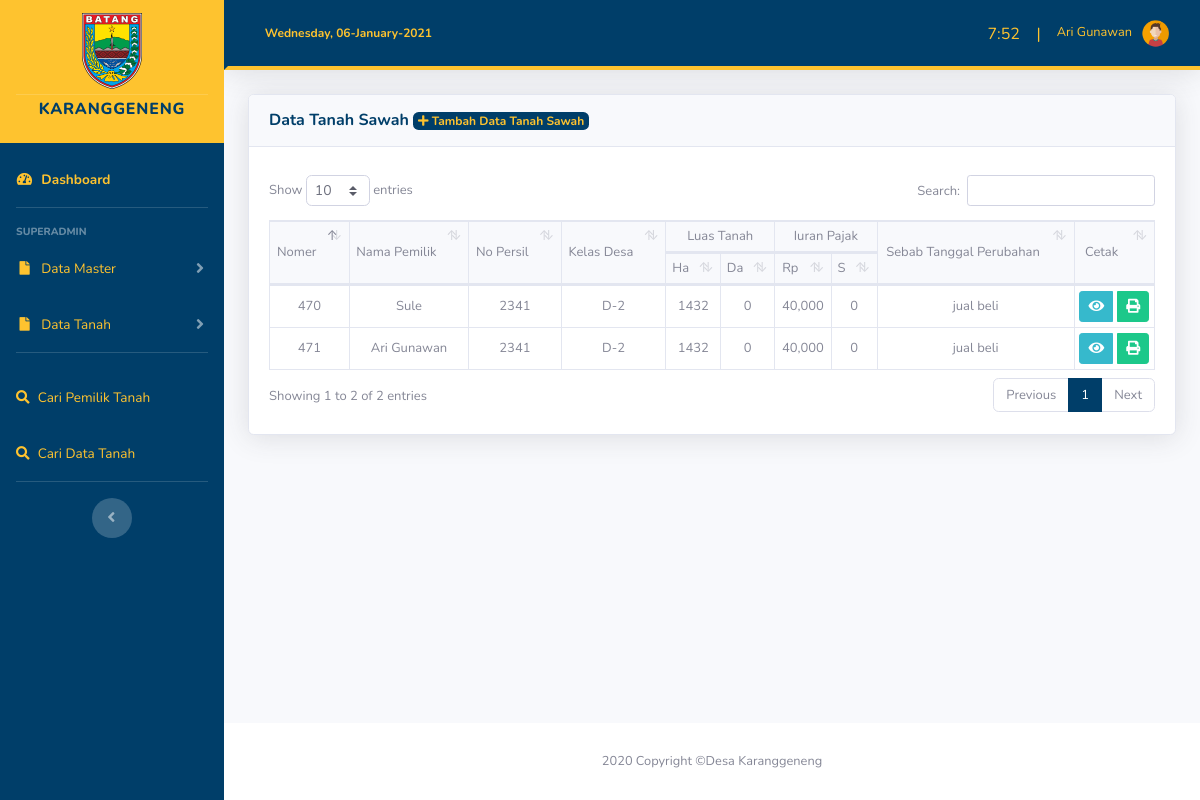
/datatanahsawah.php (signed in), run on the app's committed database.
### tables this page shows
CREATE TABLE `tb_tanah_sawah` (
  `id` int(15) NOT NULL AUTO_INCREMENT,
  `nomer_iuran` int(15) DEFAULT NULL,
  `no_persil` varchar(15) DEFAULT NULL,
  `kelas_desa` varchar(125) DEFAULT NULL,
  `luas_tanah_ha` varchar(125) DEFAULT NULL,
  `luas_tanah_da` varchar(125) DEFAULT NULL,
  `iuran_r` varchar(125) DEFAULT NULL,
  `iuran_s` varchar(125) DEFAULT NULL,
  `sebab_tanggal_perubahan` text DEFAULT NULL,
  PRIMARY KEY (`id`)
);

CREATE TABLE `tb_pemilik_tanah` (
  `id_pemilik_tanah` int(15) NOT NULL AUTO_INCREMENT,
  `nomer_iuran` int(25) NOT NULL,
  `nama_pemilik` varchar(255) NOT NULL,
  `tempat_tinggal` text NOT NULL,
  PRIMARY KEY (`id_pemilik_tanah`)
);

### datatanahsawah.php (the view, shortened to what this page needs)
<!DOCTYPE html>
<html lang="en">
<?php
include 'komponen/header.php';
?>
<body id="page-top">
    <div id="wrapper">
        <?php include 'komponen/sidebar.php' ?>
        <div id="content-wrapper" class="d-flex flex-column">
            <div id="content">
                <?php include 'komponen/topbar.php' ?>
                <div class="container-fluid">
                    <div class="card shadow mb-4">
                        <div class="card-header py-3">
                            <h6 class="m-0 font-weight-bold text-primary">Data Tanah Sawah <a href="" class="badge badge-primary text-warning badge-xs" data-toggle="modal" data-target="#tambahModal"><i class="fa fa-plus"></i> Tambah Data Tanah Sawah</a></h6>
                        </div>
                        <div class=" card-body mt-2">
              <div class="table-responsive" style="font-size:13px">
                <table class="table-sm table-bordered" id="dataTable" width="100%" cellspacing="0">
                  <thead class="bg-light">
                    <tr class="text-center">
                      <td scope="col" rowspan="2">Nomer</td>
                      <td scope="col" rowspan="2">Nama Pemilik</td>
                      <td scope="col" rowspan="2">No Persil</td>
                      <td scope="col" rowspan="2">Kelas Desa</td>
                      <td scope="col" colspan="2">Luas Tanah</td>
                      <td scope="col" colspan="2">Iuran Pajak</td>
                      <td scope="col" rowspan="2">Sebab Tanggal Perubahan</td>
                      <td scope="col" rowspan="2">Cetak</td>
                    </tr>
                    <tr class="text-center">
                      <td>Ha</td>
                      <td>Da</td>
                      <td>Rp</td>
                      <td>S</td>
                    </tr>
                  </thead>
                  <tbody>
                    <?php
                    include 'koneksi.php';
                    $query = mysqli_query($conn, "SELECT * FROM tb_tanah_sawah a JOIN tb_pemilik_tanah b ON a.nomer_iuran = b.nomer_iuran");
                    while ($data = mysqli_fetch_assoc($query)) {
                      $npt      = $data['nama_pemilik'];
                      $ni       = $data['nomer_iuran'];
                      $np       = $data['no_persil'];
                      $kd       = $data['kelas_desa'];
                      $ltha     = $data['luas_tanah_ha'];
                      $ltda     = $data['luas_tanah_da'];
                      $ir       = number_format($data['iuran_r']);
                      $is       = number_format($data['iuran_s']);
                      $stp      = $data['sebab_tanggal_perubahan'];
                    ?>
                      <tr class="text-center">
                        <td><?= $ni; ?></td>
                        <td><?= $npt; ?></td>
                        <td><?= $np; ?></td>
                        <td><?= $kd; ?></td>
                        <td><?= $ltha; ?></td>
                        <td><?= $ltda; ?></td>
                        <td><?= $ir; ?></td>
                        <td><?= $is; ?> </td>
                        <td><?= $stp; ?></td>
                        <td>
                          <div class="btn-group" role="group" aria-label="Basic example">
                            <a href="datatanahpemilik.php?no_iuran=<?= $ni; ?>"  class="btn btn-info btn-sm d-inline-block"><i class="fa fa-eye"></i></a><a href="cetakdatatanah.php?no_iuran=<?= $ni; ?>"  class="btn btn-success btn-sm ml-1 d-inline-block"><i class=" fa fa-print"></i></a>
                          </div>
                        </td>
                      </tr>
                    <?php } ?>
                  </tbody>
                </table>
              </div>
                    </div>
                    </div>
                </div>
            </div>
            <?php include 'komponen/footer.php' ?>
</body>
</html>

### data on the page
tb_tanah_sawah: tb_pemilik_tanah.nomer_iuran "471", tb_pemilik_tanah.nama_pemilik "Ari Gunawan", no_persil "2341", kelas_desa "D-2", luas_tanah_ha "1432", luas_tanah_da "0", iuran_r "40,000", iuran_s "0", sebab_tanggal_perubahan "jual beli"
tb_tanah_sawah: tb_pemilik_tanah.nomer_iuran "470", tb_pemilik_tanah.nama_pemilik "Sule", no_persil "2341", kelas_desa "D-2", luas_tanah_ha "1432", luas_tanah_da "0", iuran_r "40,000", iuran_s "0", sebab_tanggal_perubahan "jual beli"

### other printed values
$sesen_nama "Ari Gunawan"
